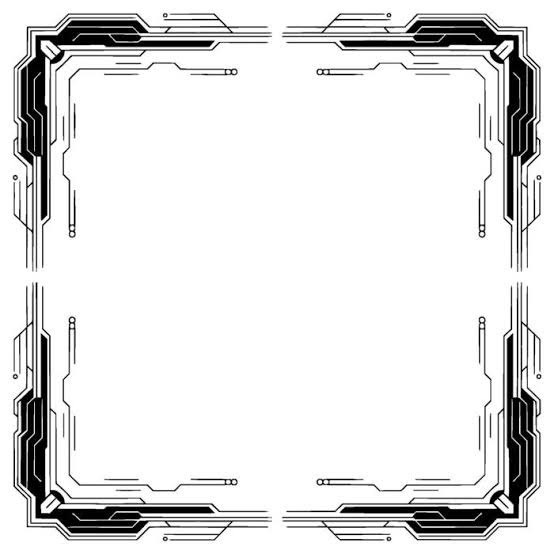
#> input picture assets/backup/team-originals/border_template.png, 554 x 554 px
$ python frame_team_photo.py --photo ../assets/backup/team-originals/border_template.png --output out.png
#> lines starting #> are read from the running program, lines starting #| are printed output that depends on the picture
"""
frame_team_photo.py

Utility script to process team member portrait photos for GDG on Campus.
- Converts to exact 4:5 aspect ratio (1000 x 1250 HD resolution)
- Places the photo strictly INSIDE the inner window of the cyber HUD border
- Completely eliminates any background outside the cyber border (transparent RGBA)
- Renders the cyber border lines in crisp white/silver (or domain theme color)
- Integrates seamlessly with GDG card animations (scanlines, holographic foil, 3D tilt)
- Outputs high-quality HD image ready for public/team/
"""

import sys
import os
import argparse
import numpy as np
from PIL import Image, ImageEnhance, ImageFilter, ImageDraw

BORDER_TEMPLATE = os.path.join(
    os.path.dirname(__file__),
    '..', 'public', 'team', 'border_template.png'
)

# Department colors
DEPARTMENT_COLORS = {
    'leads': (235, 242, 250),       # Crisp Cyber White/Silver
    'techops': (66, 133, 244),     # Google Blue #4285F4
    'design': (234, 67, 53),       # Google Red #EA4335
    'media': (251, 188, 4),        # Google Yellow #FBBC04
    'logistics': (52, 168, 83),    # Google Green #34A853
}

def hex_to_rgb(hex_str):
    hex_str = hex_str.lstrip('#')
    if len(hex_str) == 3:
        hex_str = ''.join([c*2 for c in hex_str])
    return tuple(int(hex_str[i:i+2], 16) for i in (0, 2, 4))

def process_member_photo(
    photo_path: str,
    output_path: str,
    border_path: str = None,
    color_rgb: tuple = None,
    target_size: tuple = (1000, 1250),
    crop_box: tuple = None
):
#> called with output_path = 'out.png', color_rgb = (235, 242, 250), target_size = (1000, 1250)
    if border_path is None:
        border_path = BORDER_TEMPLATE

    if not os.path.exists(photo_path):
        raise FileNotFoundError(f"Photo not found: {photo_path}")
    if not os.path.exists(border_path):
        raise FileNotFoundError(f"Border template not found: {border_path}")

    TARGET_W, TARGET_H = target_size

    # 1. Load photo
    photo_raw = Image.open(photo_path).convert('RGB')
#> photo_raw is the input picture: PIL image 554x554 RGB; min 0, max 255, mean 227.1
    pw, ph = photo_raw.size
#> pw = 554; ph = 554

    # Inner window where the photo lives (proportional to 1000x1250)
    INNER_LEFT = 110
    INNER_TOP = 135
    INNER_RIGHT = 890
    INNER_BOTTOM = 1115
    INNER_W = INNER_RIGHT - INNER_LEFT
    INNER_H = INNER_BOTTOM - INNER_TOP

    target_inner_ratio = INNER_W / INNER_H
    current_ratio = pw / ph
#> current_ratio = 1

    if crop_box is not None:
        photo_cropped = photo_raw.crop(crop_box)
    elif current_ratio > target_inner_ratio:
        new_pw = int(ph * target_inner_ratio)
#> new_pw = 440
        left = (pw - new_pw) // 2
#> left = 57
        photo_cropped = photo_raw.crop((left, 0, left + new_pw, ph))
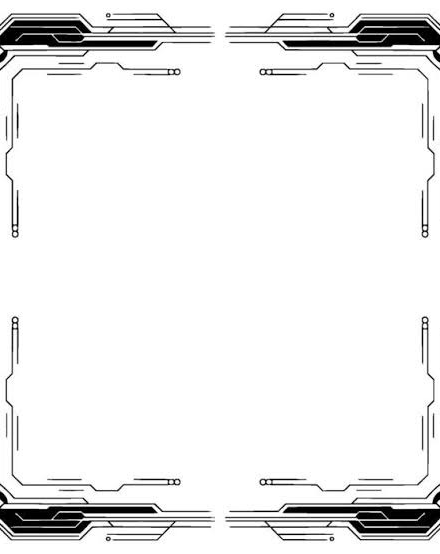
#> photo_cropped: PIL image 440x554 RGB; min 0, max 255, mean 237.4
    else:
        new_ph = int(pw / target_inner_ratio)
        top = int((ph - new_ph) * 0.2)
        photo_cropped = photo_raw.crop((0, top, pw, top + new_ph))

    # Scale photo to fit the inner frame
    photo_inner = photo_cropped.resize((INNER_W, INNER_H), Image.Resampling.LANCZOS)
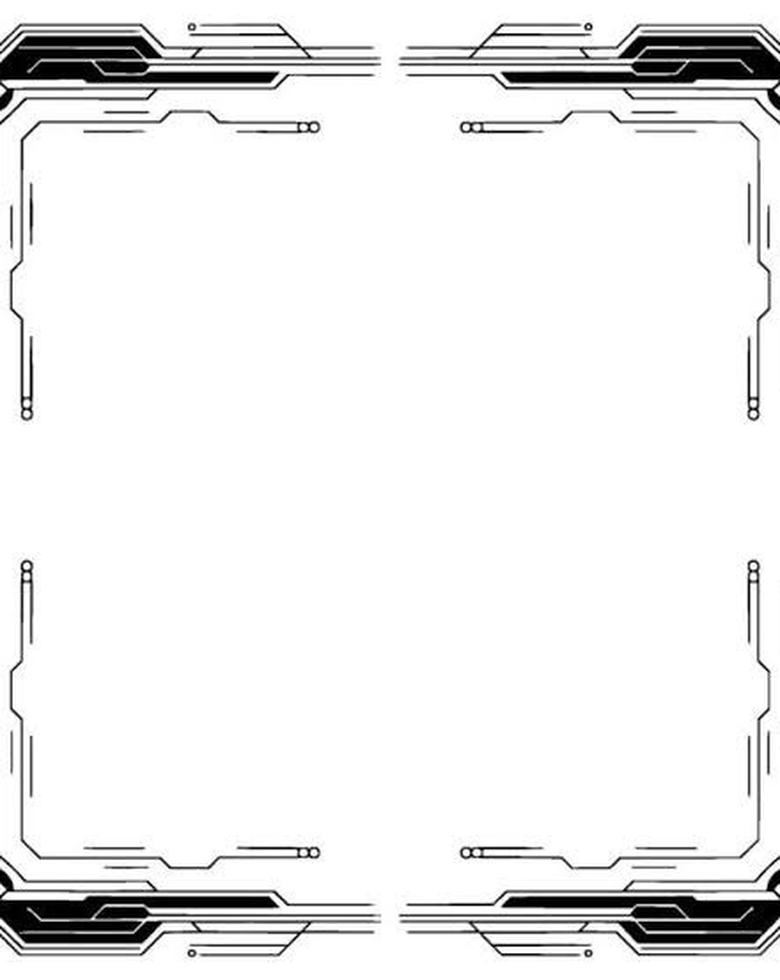
#> photo_inner: PIL image 780x980 RGB; min 0, max 255, mean 237.2
    photo_inner = ImageEnhance.Sharpness(photo_inner).enhance(1.22)
    photo_inner = ImageEnhance.Contrast(photo_inner).enhance(1.05)

    # 2. Scale border template to TARGET_W x TARGET_H
    border_raw = Image.open(border_path).convert('L')
    border_scaled = border_raw.resize((TARGET_W, TARGET_H), Image.Resampling.LANCZOS)
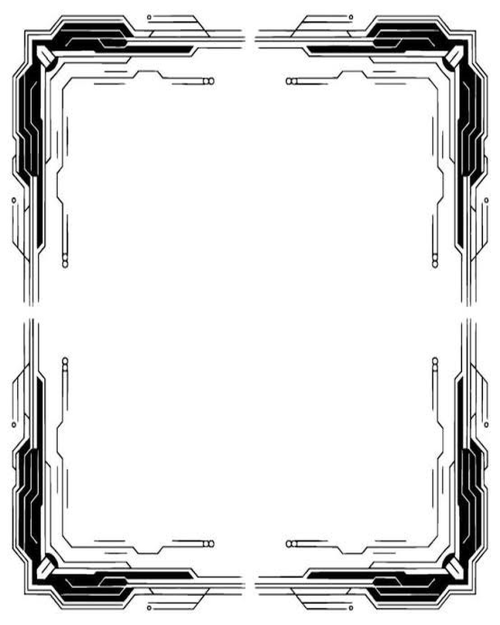
#> border_scaled: PIL image 1000x1250 L (shown at 1/2 size); min 0, max 255, mean 226.9

    # Extract border alpha (lines are opaque, white is transparent)
    arr_border = np.array(border_scaled).astype(float)
    alpha = np.clip((248.0 - arr_border) / 248.0 * 255.0, 0, 255).astype(np.uint8)
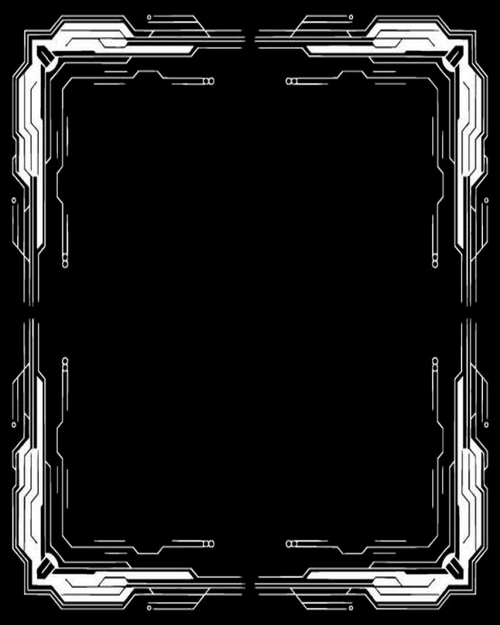
#> alpha: shape (1250, 1000) (shown at 1/2 size); min 0, max 255, mean 27.1
    alpha_img = Image.fromarray(alpha, mode='L')

    # 3. Create transparent RGBA canvas
    canvas = Image.new('RGBA', (TARGET_W, TARGET_H), (0, 0, 0, 0))
#> canvas: PIL image 1000x1250 RGBA; every value is 0

    # Mask photo inside inner boundary with chamfered / rounded corners
    inner_mask = Image.new('L', (INNER_W, INNER_H), 255)
#> inner_mask: PIL image 780x980 L; every value is 255
    canvas.paste(photo_inner, (INNER_LEFT, INNER_TOP), inner_mask)

    # 4. Color tint the cyber border
    if color_rgb is None:
        color_rgb = (235, 242, 250)  # default crisp white/silver

    border_layer = Image.new('RGBA', (TARGET_W, TARGET_H), (color_rgb[0], color_rgb[1], color_rgb[2], 0))
    border_layer.putalpha(alpha_img)
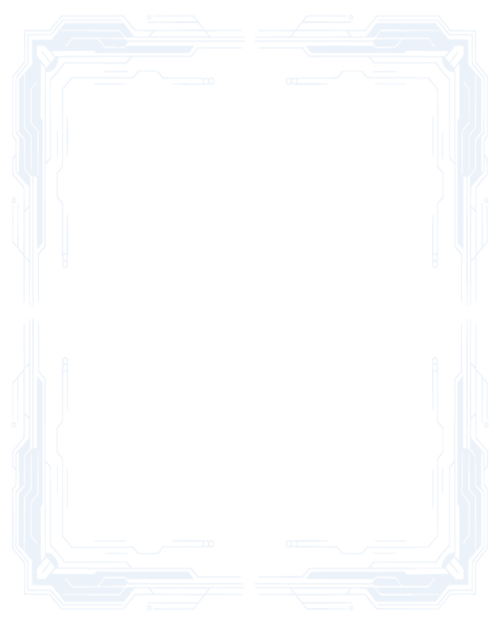
#> border_layer: PIL image 1000x1250 RGBA (shown at 1/2 size); mean R, G, B, A 235, 242, 250, 27.1; transparent parts drawn white

    # Dark shadow/glow for contrast
    shadow_layer = Image.new('RGBA', (TARGET_W, TARGET_H), (10, 15, 25, 0))
    shadow_layer.putalpha(alpha_img.filter(ImageFilter.GaussianBlur(radius=2.5)))
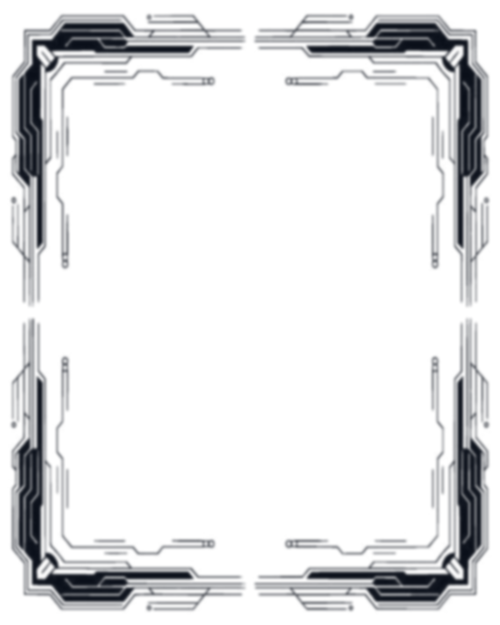
#> shadow_layer: PIL image 1000x1250 RGBA (shown at 1/2 size); mean R, G, B, A 10, 15, 25, 27.1; transparent parts drawn white

    # Composite layers
    canvas.alpha_composite(shadow_layer)
    canvas.alpha_composite(border_layer)
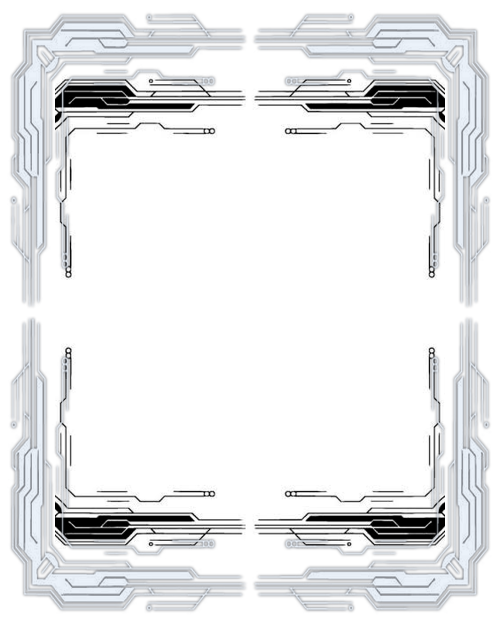
#> canvas: PIL image 1000x1250 RGBA (shown at 1/2 size); mean R, G, B, A 173, 174.6, 176.9, 188.9; transparent parts drawn white

    # 5. Save output (PNG for transparency support)
    os.makedirs(os.path.dirname(os.path.abspath(output_path)), exist_ok=True)
    canvas.save(output_path, format='PNG', optimize=True)
    print(f"Successfully framed photo saved to: {output_path} ({TARGET_W}x{TARGET_H})")

if __name__ == '__main__':
    parser = argparse.ArgumentParser(description='Frame team photo inside cyber border in 4:5 HD')
    parser.add_argument('--photo', required=True, help='Path to input member photo')
    parser.add_argument('--output', required=True, help='Path to output framed photo')
    parser.add_argument('--border', default=None, help='Path to border template image')
    parser.add_argument('--dept', default='leads', choices=['leads', 'techops', 'design', 'media', 'logistics'])
    parser.add_argument('--color', default=None, help='Hex color override, e.g. #4285F4')
    parser.add_argument('--crop-box', nargs=4, type=int, default=None, help='Custom crop box: left top right bottom')

    args = parser.parse_args()

    tint = DEPARTMENT_COLORS.get(args.dept.lower())
    if args.color:
        tint = hex_to_rgb(args.color)

    process_member_photo(
        photo_path=args.photo,
        output_path=args.output,
        border_path=args.border,
        color_rgb=tint,
        crop_box=tuple(args.crop_box) if args.crop_box else None
    )
